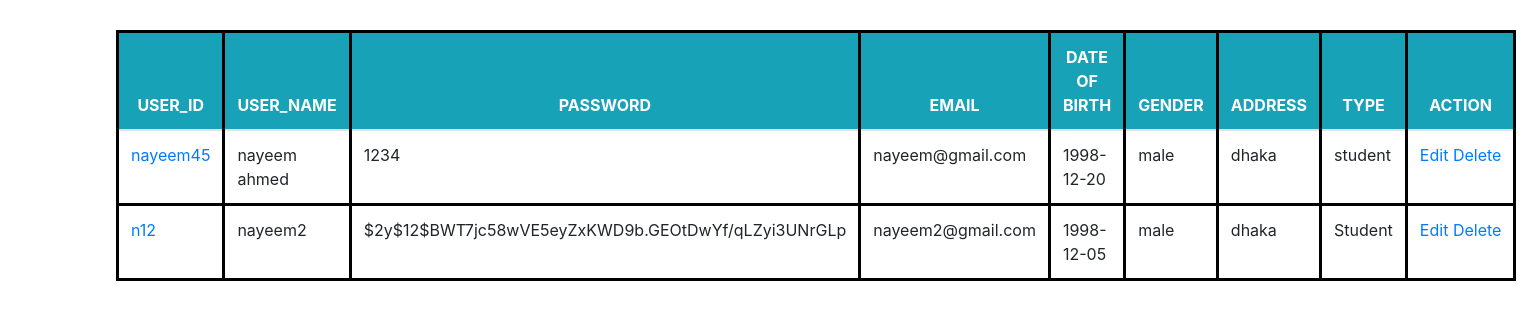
Page /showAllUsers.php on the committed database.
### tables this page shows
CREATE TABLE `user` (
  `id` int(50) NOT NULL,
  `user_id` varchar(50) NOT NULL,
  `user_name` varchar(50) NOT NULL,
  `password` varchar(50) NOT NULL,
  `email` varchar(60) NOT NULL,
  `date_of_birth` date NOT NULL,
  `gender` varchar(20) NOT NULL,
  `address` varchar(50) NOT NULL,
  `type` varchar(20) NOT NULL
);

### model.php (called while the page is built, shortened)
<?php
function showAllUser(){
	$conn = db_conn();
    $selectQuery = 'SELECT * FROM `user` ';
    try{
        $stmt = $conn->query($selectQuery);
    }catch(PDOException $e){
        echo $e->getMessage();
    }
    $rows = $stmt->fetchAll(PDO::FETCH_ASSOC);
    return $rows;
}

### controller/Userinfo.php (called while the page is built, shortened)
<?php
require_once 'model.php';
function fetchAllUser(){
	return showAllUser();
}

### showAllUsers.php (the view, shortened to what this page needs)
<?php
require_once 'controller/Userinfo.php';
$users = fetchAllUser();
?>
<!DOCTYPE html>
<html>
<head>
	<link rel="stylesheet" href="https://maxcdn.bootstrapcdn.com/bootstrap/4.0.0/css/bootstrap.min.css">
</head>
<body>
		<div class="container">
		<table class="table table-hover">
  <thead class="bg-info th">
    <tr>
      <th scope="col">User_id</th>
			<th scope="col">User_name</th>
			<th scope="col">Password</th>
			<th scope="col">Email</th>
			<th scope="col">Date of birth</th>
			<th scope="col">Gender</th>
			<th scope="col">Address</th>
			<th scope="col">Type</th>
			<th scope="col">Action</th>
    </tr>
  </thead>
	<tbody>
		<?php foreach ($users as $i => $user): ?>
			<tr>
				<td><a href="showUser.php?id=<?php echo $user['id'] ?>"><?php echo $user['user_id'] ?></a></td>
				<td><?php echo $user['user_name'] ?></td>
				<td><?php echo $user['password'] ?></td>
				<td><?php echo $user['email'] ?></td>
				<td><?php echo $user['date_of_birth'] ?></td>
				<td><?php echo $user['gender'] ?></td>
				<td><?php echo $user['address'] ?></td>
				<td><?php echo $user['type'] ?></td>
				<td><a href="editUser.php?id=<?php echo $user['id'] ?>">Edit</a>&nbsp<a href="controller/deleteUser.php?id=<?php echo $user['id'] ?>">Delete</a></td>
			</tr>
		<?php endforeach; ?>
	</tbody>
</table>
		</div>
</body>
</html>

### showAllUsers.php (style rules this page uses)
.container { margin-top:30px; margin-left: 101px; }
table,td,th { border:3px solid black; }
.th { text-align:center; text-transform: uppercase; color:white; }

### rows in the picture
user: user "nayeem45", user_name "nayeem ahmed", password "1234", email "nayeem@gmail.com", date_of_birth "1998-12-20", gender "male", address "dhaka", type "student"
user: user "n12", user_name "nayeem2", password "$2y$12$BWT7jc58wVE5eyZxKWD9b.GEOtDwYf/qLZyi3UNrGLp", email "nayeem2@gmail.com", date_of_birth "1998-12-05", gender "male", address "dhaka", type "Student"
